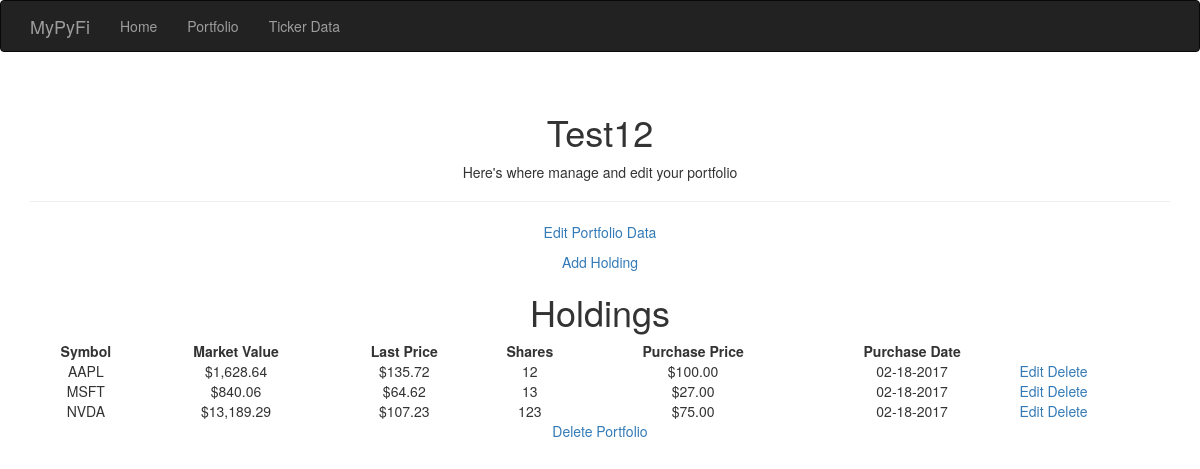
Page /portfolio/Test12 on the committed database.
### app/models.py (models this page shows, shortened)
class Portfolio(db.Model):
    __tablename__ = 'portfolios'
    id = db.Column(db.Integer, primary_key=True, autoincrement=True)
    name = db.Column(db.String(25), unique=True)
    cash = db.Column(db.Float)
    market_value = db.Column(db.Float)
    holdings = db.relationship('Holding', backref='portfolio', lazy='dynamic')

class Holding(db.Model):
    __tablename__ = 'holdings'
    id = db.Column(db.Integer, primary_key=True, autoincrement=True)
    symbol = db.Column(db.String(6))
    shares = db.Column(db.Integer)
    purch_date = db.Column(db.Date)
    purch_price = db.Column(db.Float)
    last_price = db.Column(db.Float)
    portfolio_id = db.Column(db.Integer, db.ForeignKey('portfolios.id'))

### app/main/views.py (the view)
@main.route('/portfolio/<name>')
def portfolio(name):
    portfolio = Portfolio.query.filter_by(name=name).first()
    if portfolio is None:
        abort(404)
    else:
        session['portfolio'] = str(portfolio.name)
    holding_data = portfolio.holdings.order_by(Holding.symbol).all()
    return render_template('portfolio.html', name=name, holding_data=holding_data)

### app/templates/portfolio.html (shortened to what this page needs)
{% extends "base.html" %}
{% import "bootstrap/wtf.html" as wtf %}
{% block page_content %}
<div class="page-header">
    <h1>
        <center>{{ name }}</center>
    </h1>
    <p>
    <center>Here's where manage and edit your portfolio</center>
    </p>
</div>
<div style="text-align:center">
    <a class="button" href="{{ url_for('main.portfolio_edit', name=name) }}">Edit Portfolio Data</a>
    <a class="button" href="{{ url_for('main.holding_add', name=name) }}">Add Holding</a>
</div>
{% if not holding_data|count > 0 %}
<h1>
    <center>No Holdings Found!</center>
</h1>
<p>
<center>There are no holdings saved in the portfolio {{ name }}</center></p>
{% else %}
<h1>
    <center>Holdings</center>
</h1>
<table style="width:100%">
    <tr>
        <th>
            <center>Symbol</center>
        </th>
        <th>
            <center>Market Value</center>
        </th>
        <th>
            <center>Last Price</center>
        </th>
        <th>
            <center>Shares</center>
        </th>
        <th>
            <center>Purchase Price</center>
        </th>
        <th>
            <center>Purchase Date</center>
        </th>
    </tr>
    {% for holding in holding_data %}
    <tr>
        <td>
            <center>{{ holding["symbol"] | upper }}</center>
        </td>
        <td>
            <center>{{ "${:,.2f}".format(holding["last_price"]*holding["shares"]) }}</center>
        </td>
        <td>
            <center>{{ "${:,.2f}".format(holding["last_price"]) }}</center>
        </td>
        <td>
            <center>{{ holding["shares"] }}</center>
        </td>
        <td>
            <center>{{ "${:,.2f}".format(holding["purch_price"]) }}</center>
        </td>
        <td>
            <center>{{ "{:%m-%d-%Y}".format(holding["purch_date"]) }}</center>
        </td>
        <td>
            <a class="button" href="{{ url_for('main.holding_edit', name=name, symbol=holding['symbol'], holding_id = holding['id'])}}">Edit</a>
            <a class="button" href="{{ url_for('main.holding_delete_ask', name=name, symbol=holding['symbol'], holding_id = holding['id'])}}">Delete</a>
        </td>
    </tr>
    {% endfor %}
</table>
{% endif %}
<div style="text-align:center">
    <a class="button" href="{{ url_for('main.portfolio_delete_ask', name=name) }}">Delete Portfolio</a>
</div>
{% endblock %}

### app/templates/base.html (shortened to what this page needs)
{% extends "bootstrap/base.html" %}
{% block head %}
{{ super() }}
{% endblock %}
{% block navbar %}
<div class="navbar navbar-inverse" role="navigation">
    <div class="container">
        <div class="navbar-header">
            <a class="navbar-brand" href="/">MyPyFi</a>
        </div>
        <div class="navbar-collapse collapse">
            <ul class="nav navbar-nav">
                <li><a href="/">Home</a></li>
                <li><a href="{{ url_for('main.portfolio_main') }}">Portfolio</a></li>
                <li><a href="{{ url_for('main.ticker_data') }}">Ticker Data</a></li>
            </ul>
        </div>
    </div>
</div>
{% endblock %}
{% block content %}
<div class="container">
    {% block page_content %}{% endblock %}
</div>
{% endblock %}

### rows in the picture
Portfolio: name "Test12"
Holding: symbol "AAPL", holding['last_price']*holding['shares'] "$1,628.64", last_price "$135.72", shares "12", purch_price "$100.00", purch_date "02-18-2017"
Holding: symbol "MSFT", holding['last_price']*holding['shares'] "$840.06", last_price "$64.62", shares "13", purch_price "$27.00", purch_date "02-18-2017"
Holding: symbol "NVDA", holding['last_price']*holding['shares'] "$13,189.29", last_price "$107.23", shares "123", purch_price "$75.00", purch_date "02-18-2017"
